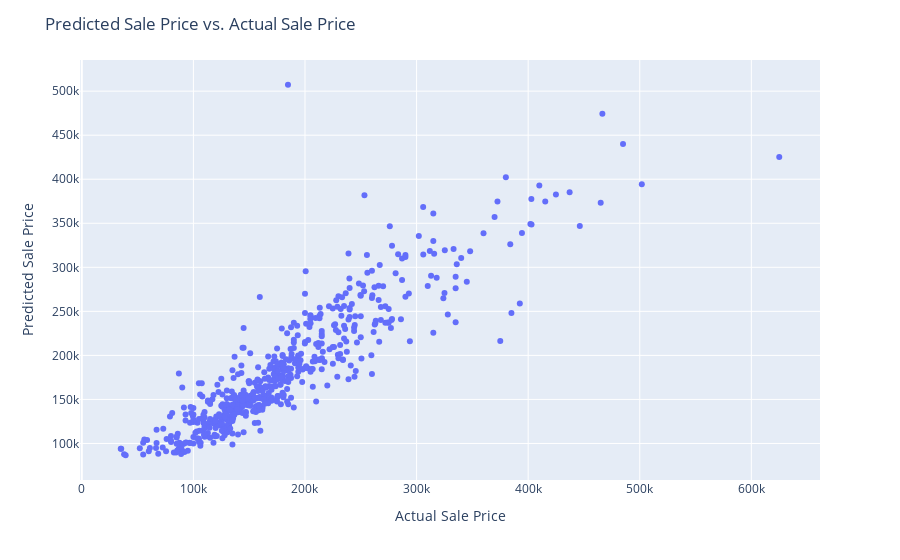

Notebook cell for this chart:
### Code cell
max_sample_df = rfr_result_df.groupby("max_sample").mean().reset_index()

final_rfr_mdl = RandomForestRegressor(min_samples_split=25, 
                                      max_samples=0.75,
                                      n_estimators=200,
                                      ccp_alpha=10000)
final_rfr_mdl.fit(X_train, y_train)

fig_5a = px.scatter(x=y_test, y=final_rfr_mdl.predict(X_test))

fig_5a.update_xaxes(title_text="Actual Sale Price")
fig_5a.update_yaxes(title_text="Predicted Sale Price")
fig_5a.update_layout(title_text="Predicted Sale Price vs. Actual Sale Price")
fig_5a.show()

print(f"Test set score: {final_rfr_mdl.score(X_test, y_test)}")

### Figure 1 — Plotly figure (JSON) as saved in the notebook; plotly's stock layout.template omitted (floating-point values rounded to 4 significant figures; data arrays with more than 128 entries replaced by an {"elided": "..."} marker saying what was removed)
{"data": [{"hovertemplate": "x=%{x}<br>y=%{y}<extra></extra>", "legendgroup": "", "marker": {"color": "#636efa", "symbol": "circle"}, "mode": "markers", "name": "", "orientation": "v", "showlegend": false, "type": "scatter", "x": {"elided": "584 int values"}, "xaxis": "x", "y": {"elided": "584 float values"}, "yaxis": "y"}], "layout": {"legend": {"tracegroupgap": 0}, "margin": {"t": 60}, "title": {"text": "Predicted Sale Price vs. Actual Sale Price"}, "xaxis": {"anchor": "y", "domain": [0, 1], "title": {"text": "Actual Sale Price"}}, "yaxis": {"anchor": "x", "domain": [0, 1], "title": {"text": "Predicted Sale Price"}}}}
